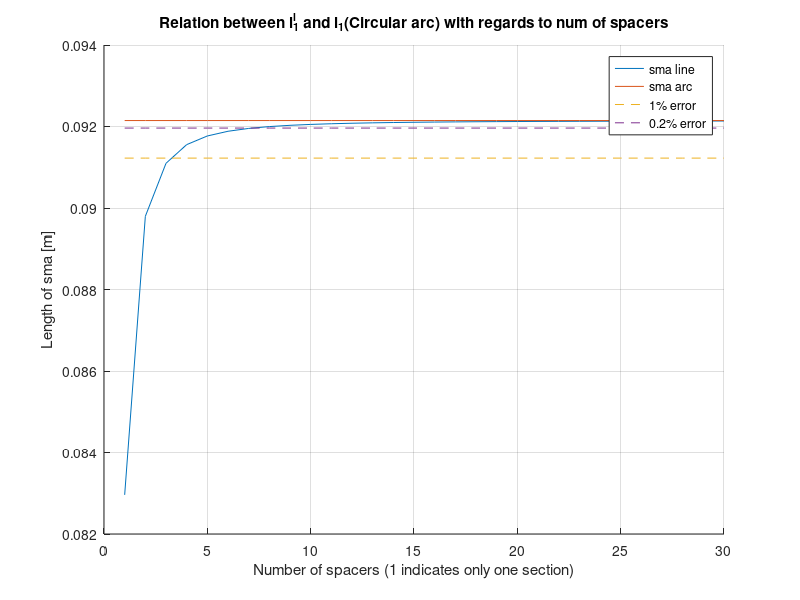

Source code (MATLAB): (Note: this script raises an error after producing the figure.)
clear
clc
%% Parameters
l_nf = 0.1;    % 0.1m
d = 0.005;

%% Unguided(circular arc) vs guided(piecewise linear segments) sma wires
beta = deg2rad(90);    % target angle
l_1 = l_nf - d*beta;
angle_arr = [];
lin_sma_arr = [];
num_spacers = [];
l_1_arr = [];
percent_err = l_1 - (1*l_1/100);
percent_err_line = [];
point_per_err = l_1 - (0.2*l_1/100);
point_per_line = [];
target_beta = [];
ang_percent_err = rad2deg(beta) + (1*rad2deg(beta)/100);
ang_percent_err_line = [];
ang_point_per_err = rad2deg(beta) + (0.2*rad2deg(beta)/100);
ang_point_per_line = [];
% error_line = [];
% zero_line = [];

for n = 1:1:30
    l_1_prime = (l_1*2*n*sin(beta/(2*n)))/beta;
    beta_actual = (l_nf - l_1_prime)/d;
    lin_sma_arr = [lin_sma_arr l_1_prime];
    angle_arr = [angle_arr rad2deg(beta_actual)];
    num_spacers = [num_spacers n];
    l_1_arr = [l_1_arr l_1];
    percent_err_line = [percent_err_line percent_err];
    point_per_line = [point_per_line point_per_err];
    target_beta = [target_beta rad2deg(beta)];
    ang_percent_err_line = [ang_percent_err_line ang_percent_err];
    ang_point_per_line = [ang_point_per_line ang_point_per_err];
%     error_line = [error_line (((l_1_prime-l_1)/l_1)*100)];
%     zero_line = [zero_line 0];
end

figure(1); hold on
plot(num_spacers, lin_sma_arr, num_spacers, l_1_arr,...
    num_spacers, percent_err_line, '--', ...
    num_spacers, point_per_line, '--')
grid on
xlabel("Number of spacers (1 indicates only one section)")
ylabel("Length of sma [m]")
title("Relation between l_1^l and l_1(Circular arc) with regards to num of spacers")
lgd = legend('sma line', 'sma arc', '1% error', '0.2% error');
lgd.Location = 'southeast';
hold off 
saveas(gcf, '../Images/linear_circular_length_diff.png')

% figure(2); hold on
% plot(num_spacers, error_line, num_spacers, zero_line,...
%     num_spacers, percent_err_line, '--', ...
%     num_spacers, point_per_line, '--')
% grid on
% xlabel("Number of spacers (1 indicates only one section)")
% ylabel("Percent error")
% title("Relation between l_1^l and l_1(Circular arc) with regards to num of spacers")
% legend('sma line', 'sma arc', '1% error', '0.2% error')
% hold off 

figure(3); hold on
plot(num_spacers, angle_arr, num_spacers, target_beta, ...
    num_spacers, ang_percent_err_line, '--', ...
    num_spacers, ang_point_per_line, '--')
grid on
xlabel("Number of spacers (1 indicates only one section)")
ylabel("Angle of section [deg]")
title("Relation between target angle and actual angle with regards to num of spacers")
legend('sma line', 'sma arc', '1% error', '0.2% error')
hold off 
saveas(gcf, '../Images/linear_circular_angle_diff.png')

%% Workspace plot
points_arr = [];
for l_1 = 0.0686:0.0001:0.1314   % Corresponds to +2pi and -2pi
    T = FKineSMA(l_1, d, l_nf);
    points_arr = [points_arr; [T(1, 4), T(3, 4)]];
end
figure(4); hold on
plot(points_arr(:, 1), points_arr(:, 2), 'x')
grid on
axis equal
xlabel("x [m]")
ylabel("z [m]")
title("Workspace of continuum arm (Constant curvature)")
hold off
saveas(gcf, '../Images/workspace.png')

%% Curve fitting to derive equation

l_nf = 0.1;
d = 0.005;
n = 10;

alpha_list = [];
l_1_list = [];

for alpha = -2*pi:pi/100:2*pi
    alpha_list = [alpha_list alpha];
    if alpha == 0
        l_1_prime = l_nf;
    else
        l_1_prime = ((l_nf-(alpha*d))*2*n*sin(alpha/(2*n)))/alpha;
    end
    l_1_list = [l_1_list l_1_prime];
end
